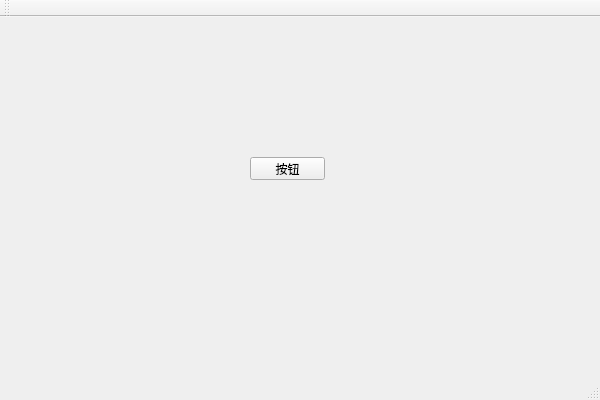
<?xml version="1.0" encoding="UTF-8"?>
<ui version="4.0">
 <class>Test_QTextCodec_DisplayChineseClass</class>
 <widget class="QMainWindow" name="Test_QTextCodec_DisplayChineseClass">
  <property name="geometry">
   <rect>
    <x>0</x>
    <y>0</y>
    <width>600</width>
    <height>400</height>
   </rect>
  </property>
  <property name="windowTitle">
   <string>Test_QTextCodec_DisplayChinese</string>
  </property>
  <widget class="QWidget" name="centralWidget">
   <widget class="QPushButton" name="pushButton01">
    <property name="geometry">
     <rect>
      <x>250</x>
      <y>140</y>
      <width>75</width>
      <height>23</height>
     </rect>
    </property>
    <property name="text">
     <string>按钮</string>
    </property>
   </widget>
  </widget>
  <widget class="QMenuBar" name="menuBar">
   <property name="geometry">
    <rect>
     <x>0</x>
     <y>0</y>
     <width>600</width>
     <height>23</height>
    </rect>
   </property>
  </widget>
  <widget class="QToolBar" name="mainToolBar">
   <attribute name="toolBarArea">
    <enum>TopToolBarArea</enum>
   </attribute>
   <attribute name="toolBarBreak">
    <bool>false</bool>
   </attribute>
  </widget>
  <widget class="QStatusBar" name="statusBar"/>
 </widget>
 <layoutdefault spacing="6" margin="11"/>
 <resources>
  <include location="test_qtextcodec_displaychinese.qrc"/>
 </resources>
 <connections/>
</ui>
